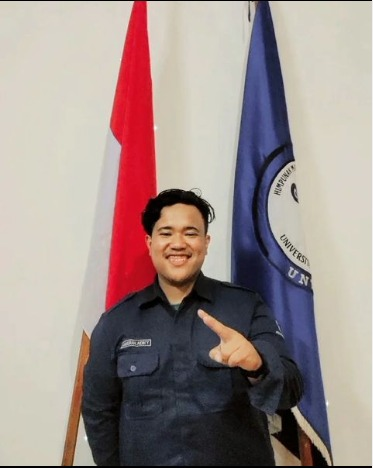
#> input picture didi.jpg, 373 x 468 px
$ python facedetector.py
#> lines starting #> are read from the running program, lines starting #| are printed output that depends on the picture; after the words box and inside, x2 and y2 are one past the last pixel; in counts of white or black regions, pixels touching at a corner belong together
import numpy as np
import cv2 as cv

wajah = cv.CascadeClassifier(r'model\haarcascade_frontalface_default.xml')
mata = cv.CascadeClassifier(r'model\haarcascade_eye.xml')

img = cv.imread('didi.jpg')
#> img is the input picture: shape (468, 373, 3); mean B, G, R 139.6, 142.9, 158.2
img_gray = cv.cvtColor(img, cv.COLOR_BGR2GRAY)
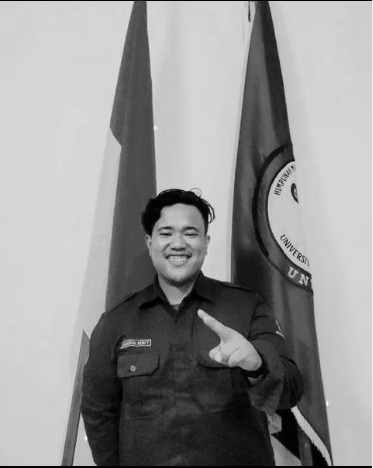
#> img_gray: shape (468, 373); min 0, max 255, mean 147.1

deteksi_wajah = wajah.detectMultiScale(img_gray, 1.3, 5)
#> deteksi_wajah = [[147, 208, 64, 64]]
for(x,y,w,h) in deteksi_wajah:
    cv.rectangle(img,(x,y), (x+w,y+h),(255,0,0),2)
    roi_gray=img_gray[y:y+h, x:x+w]
    roi_color=img[y:y+h, x:x+w]
    deteksi_mata=mata.detectMultiScale(roi_gray)
#> this loop made 1 pass
#> (x, y, w, h, deteksi_mata) on pass 1: (147, 208, 64, 64, [[10, 12, 22, 22]])
#> pass 1, `roi_gray=img_gray[y:y+h, x:x+w]`:
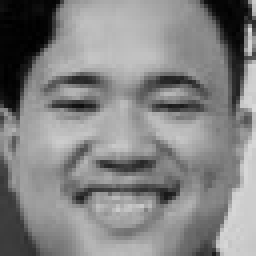
#> roi_gray: shape (64, 64) (shown 4 times larger); min 0, max 217, mean 131
#> pass 1, `roi_color=img[y:y+h, x:x+w]`:
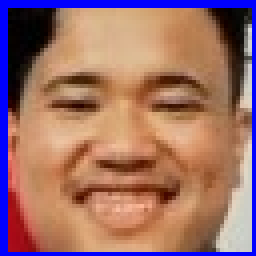
#> roi_color: shape (64, 64, 3) (shown 4 times larger); mean B, G, R 105.7, 111.3, 156.5
#> after the loop:
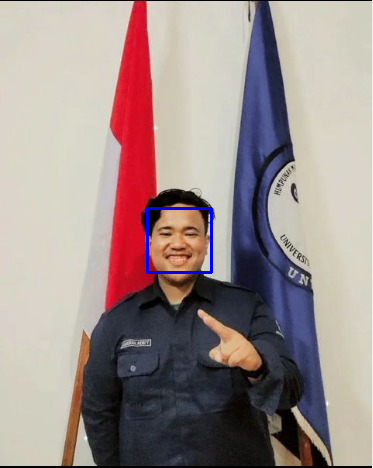
#> img: shape (468, 373, 3); 0.44% of pixels changed, all inside (x1, y1, x2, y2) = (146, 207, 213, 274)
for(ex, ey, ew, eh) in deteksi_wajah:
    cv.rectangle(roi_color, (ex,ey),(ex+ew,ey+eh),(0,255,0),2)
#> this loop made 1 pass

cv.namedWindow('img', cv.WINDOW_NORMAL)
cv.imshow('img', img)
cv.waitKey(0)
cv.destroyAllWindows()
